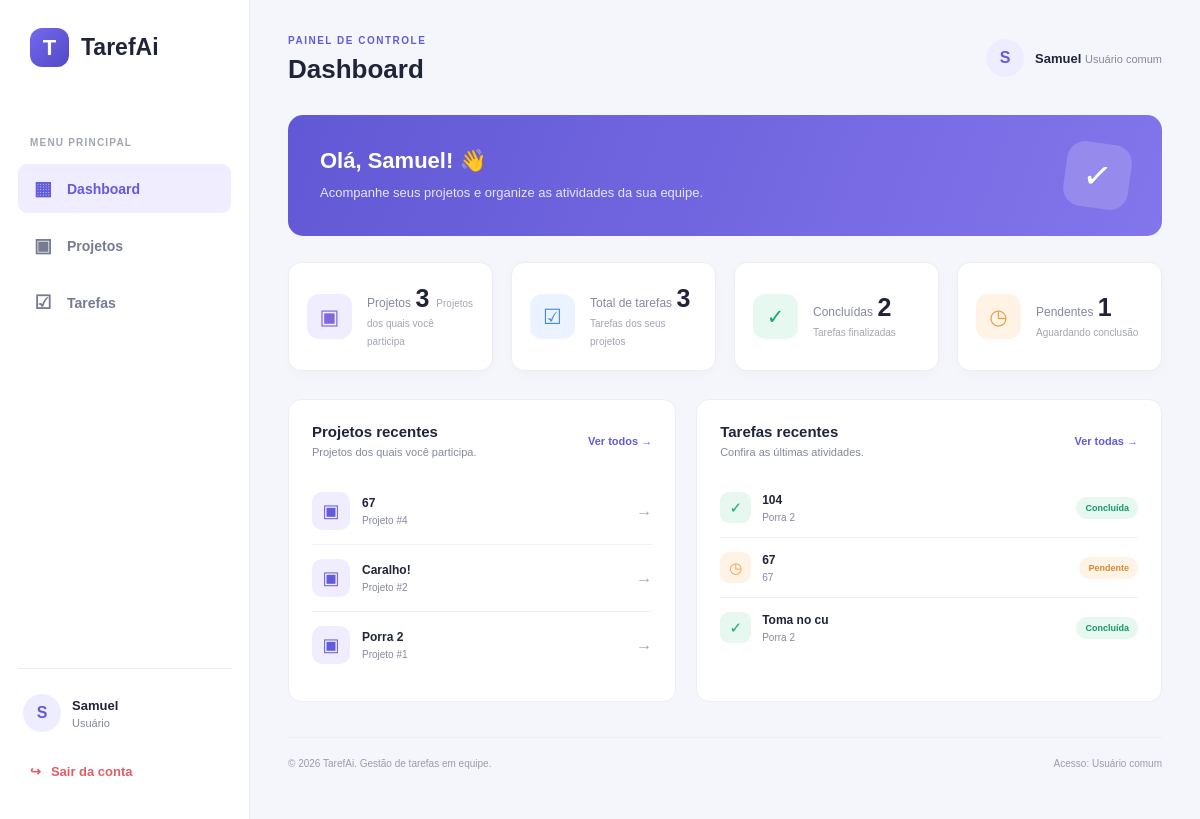
The app's page /pages/dashboard.php (signed in) with its own data.
### tables this page shows
CREATE TABLE `projetos` (
  `id` int(11) NOT NULL AUTO_INCREMENT,
  `nome` varchar(150) NOT NULL,
  `id_usuario_criador` int(11) NOT NULL,
  PRIMARY KEY (`id`),
  KEY `id_usuario_criador` (`id_usuario_criador`),
  CONSTRAINT `projetos_ibfk_1` FOREIGN KEY (`id_usuario_criador`) REFERENCES `usuarios` (`id`)
);

CREATE TABLE `tarefas` (
  `id` int(11) NOT NULL AUTO_INCREMENT,
  `id_projeto` int(11) NOT NULL,
  `nome` varchar(180) NOT NULL,
  `criado_em` datetime NOT NULL DEFAULT current_timestamp(),
  `completo_em` datetime DEFAULT NULL,
  `fechado_em` datetime DEFAULT NULL,
  PRIMARY KEY (`id`),
  KEY `id_projeto` (`id_projeto`),
  CONSTRAINT `tarefas_ibfk_1` FOREIGN KEY (`id_projeto`) REFERENCES `projetos` (`id`) ON DELETE CASCADE
);

### pages/dashboard.php (the view, shortened to what this page needs)
<?php
require_once $_SERVER['DOCUMENT_ROOT'] . '/TarefAi/lib/database/connection.php';
$usuarioId = (int) $_SESSION['usuario_id'];
$nomeUsuario = $_SESSION['nome'] ?? 'Usuário';
$isAdmin = (($_SESSION['role'] ?? '') === 'admin');
function escapar($valor): string
{
    return htmlspecialchars((string) $valor, ENT_QUOTES, 'UTF-8');
}
$filtroProjetos = "(
    p.id_usuario_criador = ?
    OR EXISTS (
        SELECT 1
        FROM gestores_projeto gp
        WHERE gp.id_projeto = p.id
        AND gp.id_usuario = ?
    )
    OR EXISTS (
        SELECT 1
        FROM participantes_projeto pp
        WHERE pp.id_projeto = p.id
        AND pp.id_usuario = ?
    )
)";
$parametros = [
    $usuarioId,
    $usuarioId,
    $usuarioId
];
$erro = '';
$totalProjetos = 0;
$totalTarefas = 0;
$tarefasConcluidas = 0;
$tarefasPendentes = 0;
$projetosRecentes = [];
$tarefasRecentes = [];
try {
    $stmt = $pdo->prepare(
        "SELECT COUNT(*)
         FROM projetos p
         WHERE $filtroProjetos"
    );
    $stmt->execute($parametros);
    $totalProjetos = (int) $stmt->fetchColumn();
    $sql = "SELECT
                COUNT(*) AS total,
                SUM(
                    CASE
                        WHEN t.completo_em IS NOT NULL THEN 1
                        ELSE 0
                    END
                ) AS concluidas,
                SUM(
                    CASE
                        WHEN t.completo_em IS NULL THEN 1
                        ELSE 0
                    END
                ) AS pendentes
            FROM tarefas t
            INNER JOIN projetos p
                ON p.id = t.id_projeto
            WHERE $filtroProjetos";
    $stmt = $pdo->prepare($sql);
    $stmt->execute($parametros);
    $estatisticas = $stmt->fetch(PDO::FETCH_ASSOC) ?: [];
    $totalTarefas = (int) ($estatisticas['total'] ?? 0);
    $tarefasConcluidas = (int) ($estatisticas['concluidas'] ?? 0);
    $tarefasPendentes = (int) ($estatisticas['pendentes'] ?? 0);
    $stmt = $pdo->prepare(
        "SELECT
            p.id,
            p.nome
         FROM projetos p
         WHERE $filtroProjetos
         ORDER BY p.id DESC
         LIMIT 5"
    );
    $stmt->execute($parametros);
    $projetosRecentes = $stmt->fetchAll(PDO::FETCH_ASSOC);
    $sql = "SELECT
                t.id,
                t.nome,
                t.criado_em,
                t.completo_em,
                p.id AS projeto_id,
                p.nome AS projeto_nome
            FROM tarefas t
            INNER JOIN projetos p
                ON p.id = t.id_projeto
            WHERE $filtroProjetos
            ORDER BY t.criado_em DESC
            LIMIT 5";
    $stmt = $pdo->prepare($sql);
    $stmt->execute($parametros);
    $tarefasRecentes = $stmt->fetchAll(PDO::FETCH_ASSOC);
} catch (PDOException $e) {
    error_log($e->getMessage());
    $erro = 'Não foi possível carregar os dados do dashboard. Confirme se a tabela participantes_projeto existe.';
}
?>
<!DOCTYPE html>
<html lang="pt-BR">
<head>
    <link rel="stylesheet" href="../css/dashboard.css">
</head>
<body>
    <section class="dashboard-container">
        <?php
            require_once $_SERVER['DOCUMENT_ROOT'] . '/TarefAi/components/sidebar.php';
        ?>
        <main class="main-content">
            <header class="topbar">
                <section>
                    <span class="topbar-label">
                        PAINEL DE CONTROLE
                    </span>
                    <h1>Dashboard</h1>
                </section>
                <section class="topbar-user">
                    <section class="topbar-avatar">
                        <?= escapar(strtoupper(substr($nomeUsuario, 0, 1))) ?>
                    </section>
                    <section>
                        <strong>
                            <?= escapar($nomeUsuario) ?>
                        </strong>
                        <span>
                            <?= $isAdmin ? 'Administrador' : 'Usuário comum' ?>
                        </span>
                    </section>
                </section>
            </header>
            <section class="welcome-section">
                <section>
                    <h2>
                        Olá, <?= escapar($nomeUsuario) ?>! 👋
                    </h2>
                    <p>
                        Acompanhe seus projetos e organize as atividades da sua equipe.
                    </p>
                </section>
                <section class="welcome-decoration">
                    <span>✓</span>
                </section>
            </section>
            <?php if ($erro): ?>
                <section class="alert-error">
                    <?= escapar($erro) ?>
                </section>
            <?php else: ?>
                <section class="stats-grid">
                    <article class="stat-card">
                        <section class="stat-icon purple">
                            ▣
                        </section>
                        <section>
                            <span>Projetos</span>
                            <strong>
                                <?= $totalProjetos ?>
                            </strong>
                            <small>
                                Projetos dos quais você participa
                            </small>
                        </section>
                    </article>
                    <article class="stat-card">
                        <section class="stat-icon blue">
                            ☑
                        </section>
                        <section>
                            <span>Total de tarefas</span>
                            <strong>
                                <?= $totalTarefas ?>
                            </strong>
                            <small>
                                Tarefas dos seus projetos
                            </small>
                        </section>
                    </article>
                    <article class="stat-card">
                        <section class="stat-icon green">
                            ✓
                        </section>
                        <section>
                            <span>Concluídas</span>
                            <strong>
                                <?= $tarefasConcluidas ?>
                            </strong>
                            <small>
                                Tarefas finalizadas
                            </small>
                        </section>
                    </article>
                    <article class="stat-card">
                        <section class="stat-icon orange">
                            ◷
                        </section>
                        <section>
                            <span>Pendentes</span>
                            <strong>
                                <?= $tarefasPendentes ?>
                            </strong>
                            <small>
                                Aguardando conclusão
                            </small>
                        </section>
                    </article>
                </section>
                <section class="dashboard-grid">
                    <article class="content-card">
                        <section class="card-header">
                            <section>
                                <h3>Projetos recentes</h3>
                                <p>
                                    Projetos dos quais você participa.
                                </p>
                            </section>
                            <a href="projetos.php" class="view-all">
                                Ver todos →
                            </a>
                        </section>
                        <section class="project-list">
                            <?php if (!$projetosRecentes): ?>
                                <section class="empty-state">
                                    <span>▣</span>
                                    <p>
                                        Nenhum projeto cadastrado.
                                    </p>
                                </section>
                            <?php else: ?>
                                <?php foreach ($projetosRecentes as $projeto): ?>
                                    <a
                                        class="project-item"
                                        href="projeto.php?id=<?= (int) $projeto['id'] ?>"
                                        style="text-decoration: none; color: inherit;"
                                    >
                                        <section class="project-icon">
                                            ▣
                                        </section>
                                        <section class="project-info">
                                            <strong>
                                                <?= escapar($projeto['nome']) ?>
                                            </strong>
                                            <span>
                                                Projeto #<?= (int) $projeto['id'] ?>
                                            </span>
                                        </section>
                                        <span class="project-arrow">
                                            →
                                        </span>
                                    </a>
                                <?php endforeach; ?>
                            <?php endif; ?>
                        </section>
                    </article>
                    <article class="content-card">
                        <section class="card-header">
                            <section>
                                <h3>Tarefas recentes</h3>
                                <p>
                                    Confira as últimas atividades.
                                </p>
                            </section>
                            <a href="tarefas.php" class="view-all">
                                Ver todas →
                            </a>
                        </section>
                        <section class="task-list">
                            <?php if (!$tarefasRecentes): ?>
                                <section class="empty-state">
                                    <span>☑</span>
                                    <p>
                                        Nenhuma tarefa cadastrada.
                                    </p>
                                </section>
                            <?php else: ?>
                                <?php foreach ($tarefasRecentes as $tarefa): ?>
                                    <section class="task-item">
                                        <section class="task-status <?= $tarefa['completo_em'] ? 'completed' : 'pending' ?>">
                                            <?= $tarefa['completo_em'] ? '✓' : '◷' ?>
                                        </section>
                                        <section class="task-info">
                                            <strong>
                                                <?= escapar($tarefa['nome']) ?>
                                            </strong>
                                            <span>
                                                <?= escapar($tarefa['projeto_nome']) ?>
                                            </span>
                                        </section>
                                        <span class="task-badge <?= $tarefa['completo_em'] ? 'badge-completed' : 'badge-pending' ?>">
                                            <?= $tarefa['completo_em'] ? 'Concluída' : 'Pendente' ?>
                                        </span>
                                    </section>
                                <?php endforeach; ?>
                            <?php endif; ?>
                        </section>
                    </article>
                </section>
            <?php endif; ?>
            <footer class="dashboard-footer">
                <span>
                    © <?= date('Y') ?> TarefAi. Gestão de tarefas em equipe.
                </span>
                <span>
                    Acesso: <?= $isAdmin ? 'Administrador' : 'Usuário comum' ?>
                </span>
            </footer>
        </main>
    </section>
</body>
</html>

### components/sidebar.php (shortened to what this page needs)
<?php
$sidebarNomeUsuario = $_SESSION['nome'] ?? 'Usuário';
$sidebarIsAdmin = (($_SESSION['role'] ?? '') === 'admin');
$sidebarArquivoAtual = basename($_SERVER['SCRIPT_NAME'] ?? '');
$sidebarPaginaAtiva = match ($sidebarArquivoAtual) {
    'dashboard.php' => 'dashboard',
    'projetos.php', 'projeto.php' => 'projetos',
    'tarefas.php' => 'tarefas',
    'categorias.php' => 'categorias',
    'usuarios.php' => 'usuarios',
    default => '',
};
if (!function_exists('sidebarEscapar')) {
    function sidebarEscapar($valor): string
    {
        return htmlspecialchars((string) $valor, ENT_QUOTES, 'UTF-8');
    }
}
$sidebarPrimeiraLetra = function_exists('mb_substr')
    ? mb_substr($sidebarNomeUsuario, 0, 1, 'UTF-8')
    : substr($sidebarNomeUsuario, 0, 1);
$sidebarPrimeiraLetra = function_exists('mb_strtoupper')
    ? mb_strtoupper($sidebarPrimeiraLetra, 'UTF-8')
    : strtoupper($sidebarPrimeiraLetra);
?>
<aside class="sidebar">
    <section class="sidebar-brand">
        <section class="brand-logo">T</section>
        <span>TarefAi</span>
    </section>
    <nav class="sidebar-nav">
        <span class="nav-label">MENU PRINCIPAL</span>
        <a
            href="dashboard.php"
            class="nav-item <?= $sidebarPaginaAtiva === 'dashboard' ? 'active' : '' ?>"
            <?= $sidebarPaginaAtiva === 'dashboard' ? 'aria-current="page"' : '' ?>
        >
            <span class="nav-icon">▦</span>
            Dashboard
        </a>
        <a
            href="projetos.php"
            class="nav-item <?= $sidebarPaginaAtiva === 'projetos' ? 'active' : '' ?>"
            <?= $sidebarPaginaAtiva === 'projetos' ? 'aria-current="page"' : '' ?>
        >
            <span class="nav-icon">▣</span>
            Projetos
        </a>
        <a
            href="tarefas.php"
            class="nav-item <?= $sidebarPaginaAtiva === 'tarefas' ? 'active' : '' ?>"
            <?= $sidebarPaginaAtiva === 'tarefas' ? 'aria-current="page"' : '' ?>
        >
            <span class="nav-icon">☑</span>
            Tarefas
        </a>
    </nav>
    <section class="sidebar-bottom">
        <section class="sidebar-user">
            <section class="user-avatar">
                <?= sidebarEscapar($sidebarPrimeiraLetra) ?>
            </section>
            <section class="user-info">
                <strong>
                    <?= sidebarEscapar($sidebarNomeUsuario) ?>
                </strong>
                <span>
                    <?= $sidebarIsAdmin ? 'Administrador' : 'Usuário' ?>
                </span>
            </section>
        </section>
        <a href="logout.php" class="logout-link">
            <span>↪</span>
            Sair da conta
        </a>
    </section>
</aside>

### records on screen
projetos: nome "67", id "4"
projetos: nome "Caralho!", id "2"
projetos: nome "Porra 2", id "1"
tarefas: nome "104", id_projeto.nome "Porra 2", shows "Concluída"
tarefas: nome "67", id_projeto.nome "67", shows "Pendente"
tarefas: nome "Toma no cu", id_projeto.nome "Porra 2", shows "Concluída"

### other values on screen
sidebarEscapar($sidebarPrimeiraLetra) "S"
sidebarEscapar($sidebarNomeUsuario) "Samuel"
escapar(strtoupper(substr($nomeUsuario, 0, 1))) "S"
escapar($nomeUsuario) "Samuel"
$totalProjetos "3"
$totalTarefas "3"
$tarefasConcluidas "2"
$tarefasPendentes "1"
